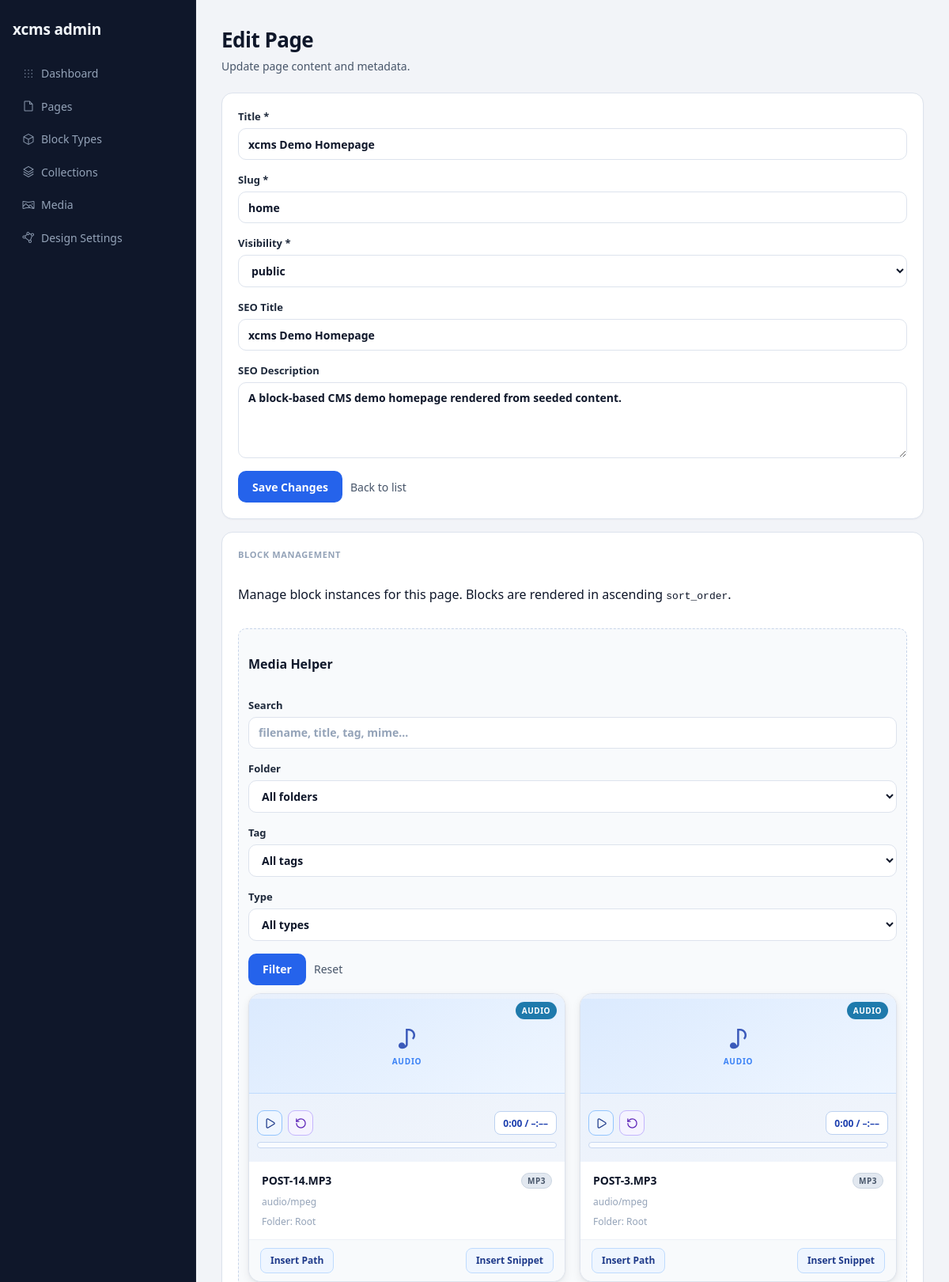
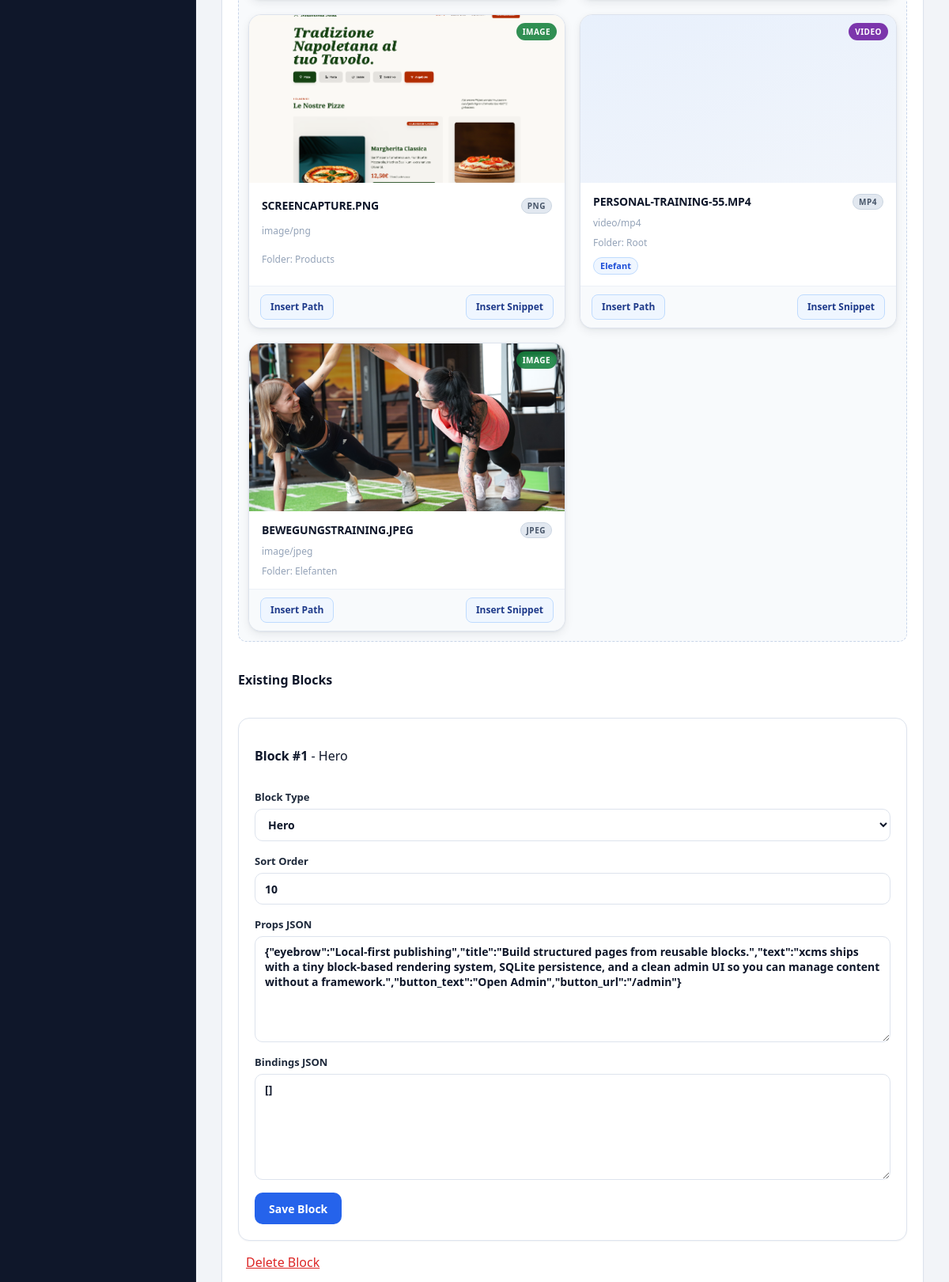
Page /admin/pages/1/edit (upper part) on the committed database (2 pictures, top to bottom).
### tables this page shows
CREATE TABLE pages (
    id INTEGER PRIMARY KEY AUTOINCREMENT,
    slug TEXT NOT NULL,
    title TEXT NOT NULL,
    description TEXT,
    visibility TEXT NOT NULL DEFAULT 'draft' CHECK (visibility IN ('public', 'private', 'draft')),
    seo_title TEXT,
    seo_description TEXT,
    created_at TEXT NOT NULL,
    updated_at TEXT NOT NULL
);

CREATE TABLE media (
    id INTEGER PRIMARY KEY AUTOINCREMENT,
    title TEXT NOT NULL,
    alt_text TEXT,
    original_name TEXT NOT NULL,
    filename TEXT NOT NULL,
    mime_type TEXT NOT NULL,
    extension TEXT NOT NULL,
    size_bytes INTEGER NOT NULL,
    storage_path TEXT NOT NULL,
    public_url TEXT NOT NULL,
    width INTEGER,
    height INTEGER,
    created_at TEXT NOT NULL,
    updated_at TEXT NOT NULL
, folder_id INTEGER NULL, stored_name TEXT, file_size INTEGER, path TEXT, type TEXT, copyright_text TEXT, copyright_author TEXT, license_name TEXT, license_url TEXT, source_url TEXT, attribution_required INTEGER NOT NULL DEFAULT 0, usage_notes TEXT);

CREATE TABLE page_blocks (
    id INTEGER PRIMARY KEY AUTOINCREMENT,
    page_id INTEGER NOT NULL,
    block_type_id INTEGER NOT NULL,
    sort_order INTEGER NOT NULL DEFAULT 0,
    props_json TEXT NOT NULL DEFAULT '{}',
    bindings_json TEXT NOT NULL DEFAULT '{}',
    created_at TEXT NOT NULL,
    updated_at TEXT NOT NULL,
    FOREIGN KEY (page_id) REFERENCES pages (id) ON DELETE CASCADE,
    FOREIGN KEY (block_type_id) REFERENCES block_types (id) ON DELETE RESTRICT
);

CREATE TABLE block_types (
    id INTEGER PRIMARY KEY AUTOINCREMENT,
    name TEXT NOT NULL,
    key TEXT NOT NULL,
    description TEXT,
    html_template TEXT NOT NULL,
    css_template TEXT,
    js_template TEXT,
    created_at TEXT NOT NULL,
    updated_at TEXT NOT NULL
);

### app/Views/admin/pages/edit.php (the view, shortened to what the rows shown need)
<section class="admin-page-header">
    <h2>Edit Page</h2>
</section>
<section class="admin-grid">
    <form method="post" action="/admin/pages/<?= (int) $page->id ?>/edit" class="stat-card admin-form">
        <label>
            Title *
            <input type="text" name="title" value="<?= htmlspecialchars((string) ($form['title'] ?? ''), ENT_QUOTES | ENT_SUBSTITUTE, 'UTF-8') ?>" required>
        </label>
        <label>
            Slug *
            <input type="text" name="slug" value="<?= htmlspecialchars((string) ($form['slug'] ?? ''), ENT_QUOTES | ENT_SUBSTITUTE, 'UTF-8') ?>" required>
        </label>
        <label>
            Visibility *
            <select name="visibility" required>
                <?php $visibility = (string) ($form['visibility'] ?? 'draft'); ?>
                <option value="public" <?= $visibility === 'public' ? 'selected' : '' ?>>public</option>
            </select>
        </label>
        <label>
            SEO Title
            <input type="text" name="seo_title" value="<?= htmlspecialchars((string) ($form['seo_title'] ?? ''), ENT_QUOTES | ENT_SUBSTITUTE, 'UTF-8') ?>">
        </label>
        <label>
            SEO Description
            <textarea name="seo_description" rows="4"><?= htmlspecialchars((string) ($form['seo_description'] ?? ''), ENT_QUOTES | ENT_SUBSTITUTE, 'UTF-8') ?></textarea>
        </label>
    </form>
    <section class="stat-card admin-form">
        <div class="media-helper" data-media-helper>
            <?php if (!empty($mediaItems)): ?>
                <div class="media-manager-grid media-helper-grid" role="list">
                    <?php foreach ($mediaItems as $media): ?>
                        <?php
                        $type = strtolower((string) ($media->type ?? 'document'));
                        $isImage = $media->isImage();
                        $isVideo = $media->isVideo();
                        $isAudio = method_exists($media, 'isAudio') && $media->isAudio();
                        $isPdf = strtolower((string) ($media->extension ?? '')) === 'pdf';
                        $tagNames = [];
                        foreach (($media->tags ?? []) as $tag) {
                            if (is_object($tag) && property_exists($tag, 'name')) {
                                $name = trim((string) $tag->name);
                                if ($name !== '') {
                                    $tagNames[] = $name;
                                }
                            }
                        }
                        $snippet = json_encode([
                            'media' => [
                                'path' => $media->path,
                                'filename' => $media->filename,
                                'type' => $media->type,
                            ],
                        ], JSON_UNESCAPED_SLASHES);
                        $path = (string) ($media->path ?? '');
                        $filename = (string) ($media->filename ?? '');
                        $mimeType = (string) ($media->mime_type ?? 'unknown');
                        $folderName = (string) ($media->folder_name ?? 'Root');
                        $badgeClass = 'media-type-badge media-type-' . $type;
                        ?>
                        <article class="media-manager-card media-helper-card" role="listitem" data-media-item data-media-type="<?= htmlspecialchars($type, ENT_QUOTES | ENT_SUBSTITUTE, 'UTF-8') ?>">
                            <div class="media-manager-preview">
                                <?php if ($isImage): ?>
                                    <img src="<?= htmlspecialchars($path, ENT_QUOTES | ENT_SUBSTITUTE, 'UTF-8') ?>" alt="<?= htmlspecialchars($filename, ENT_QUOTES | ENT_SUBSTITUTE, 'UTF-8') ?>" loading="lazy">
                                <?php elseif ($isVideo): ?>
                                    <video class="media-manager-video" src="<?= htmlspecialchars($path, ENT_QUOTES | ENT_SUBSTITUTE, 'UTF-8') ?>" muted preload="metadata" playsinline aria-label="Video preview"></video>
                                <?php elseif ($isAudio): ?>
                                    <div class="media-manager-audio-preview" aria-hidden="true">
                                        <span class="media-audio-icon">♪</span>
                                        <span class="media-audio-label">Audio</span>
                                    </div>
                                        <div class="media-audio-controls">
                                            <div class="media-audio-top">
                                                <div class="media-audio-buttons">
                                                    <button type="button" class="media-audio-btn media-audio-btn-start" data-audio-toggle aria-label="Play">
                                                        <span data-audio-icon-play>
                                                            <svg fill="none" stroke="currentColor" stroke-linecap="round" stroke-linejoin="round" stroke-width="2" class="lucide lucide-play-icon lucide-play" viewBox="0 0 24 24" aria-hidden="true" focusable="false">
                                                                <path d="M5 5a2 2 0 0 1 3-1.73l12 7a2 2 0 0 1 0 3.46l-12 7A2 2 0 0 1 5 19z"/>
                                                            </svg>
                                                        </span>
                                                    </button>
                                                    <button type="button" class="media-audio-btn media-audio-btn-restart" data-audio-restart hidden aria-label="Neu starten">
                                                        <svg fill="none" stroke="currentColor" stroke-linecap="round" stroke-linejoin="round" stroke-width="2" class="lucide lucide-rotate-ccw-icon lucide-rotate-ccw" viewBox="0 0 24 24" aria-hidden="true" focusable="false">
                                                            <path d="M3 12a9 9 0 1 0 9-9 9.8 9.8 0 0 0-6.74 2.74L3 8"/>
                                                            <path d="M3 3v5h5"/>
                                                        </svg>
                                                    </button>
                                                </div>
                                                <span class="media-audio-duration" data-audio-duration>0:00 / –:––</span>
                                            </div>
                                            <div class="media-audio-progress" role="progressbar" aria-label="Audio Fortschritt" aria-valuemin="0" aria-valuemax="100" aria-valuenow="0" data-audio-progress>
                                            </div>
                                        </div>
                                <?php elseif ($isPdf): ?>
                                    <div class="media-manager-doc-preview media-manager-doc-pdf" aria-label="PDF preview">PDF</div>
                                <?php else: ?>
                                    <div class="media-manager-doc-preview" aria-label="Document preview"><?= htmlspecialchars(strtoupper((string) ($media->extension ?? 'FILE')), ENT_QUOTES | ENT_SUBSTITUTE, 'UTF-8') ?></div>
                                <?php endif; ?>
                                <span class="<?= htmlspecialchars($badgeClass, ENT_QUOTES | ENT_SUBSTITUTE, 'UTF-8') ?>"><?= htmlspecialchars(ucfirst($type), ENT_QUOTES | ENT_SUBSTITUTE, 'UTF-8') ?></span>
                            </div>
                            <div class="media-manager-body">
                                <div class="media-manager-title-row">
                                    <h3 title="<?= htmlspecialchars($filename, ENT_QUOTES | ENT_SUBSTITUTE, 'UTF-8') ?>"><?= htmlspecialchars($filename, ENT_QUOTES | ENT_SUBSTITUTE, 'UTF-8') ?></h3>
                                    <span class="media-ext-pill"><?= htmlspecialchars(strtoupper((string) ($media->extension ?? 'FILE')), ENT_QUOTES | ENT_SUBSTITUTE, 'UTF-8') ?></span>
                                </div>
                                <p class="media-manager-meta"><?= htmlspecialchars($mimeType, ENT_QUOTES | ENT_SUBSTITUTE, 'UTF-8') ?></p>
                                <p class="media-manager-meta">Folder: <?= htmlspecialchars($folderName, ENT_QUOTES | ENT_SUBSTITUTE, 'UTF-8') ?></p>
                                <?php if ($tagNames !== []): ?>
                                    <ul class="media-tag-chips" aria-label="Tags">
                                        <?php foreach ($tagNames as $tagName): ?>
                                            <li><?= htmlspecialchars($tagName, ENT_QUOTES | ENT_SUBSTITUTE, 'UTF-8') ?></li>
                                        <?php endforeach; ?>
                                    </ul>
                                <?php endif; ?>
                            </div>
                            <div class="media-manager-actions">
                                <button type="button" class="media-action-main" data-insert-value="<?= htmlspecialchars($path, ENT_QUOTES | ENT_SUBSTITUTE, 'UTF-8') ?>">Insert Path</button>
                                <button type="button" class="media-action-main" data-insert-value="<?= htmlspecialchars((string) $snippet, ENT_QUOTES | ENT_SUBSTITUTE, 'UTF-8') ?>">Insert Snippet</button>
                            </div>
                        </article>
                    <?php endforeach; ?>
                </div>
            <?php else: ?>
                <p class="helper-text">No media items found for the selected filter.</p>
            <?php endif; ?>
        </div>
        <?php if (empty($pageBlocks)): ?>
            <p>No blocks added yet.</p>
        <?php else: ?>
            <?php foreach ($pageBlocks as $pageBlock): ?>
                <?php
                $blockType = $blockTypeMap[(int) $pageBlock->block_type_id] ?? null;
                ?>
                <form method="post" action="/admin/pages/<?= (int) $page->id ?>/edit" class="stat-card admin-form">
                    <p>
                        <strong>Block #<?= (int) $pageBlock->id ?></strong>
                        <?php if ($blockType !== null): ?>
                            <span> - <?= htmlspecialchars((string) $blockType->name, ENT_QUOTES | ENT_SUBSTITUTE, 'UTF-8') ?></span>
                        <?php endif; ?>
                    </p>
                    <label>
                        Block Type
                        <select name="block_type_id" required>
                            <?php foreach ($blockTypes as $type): ?>
                                <option value="<?= (int) $type->id ?>" <?= (int) $type->id === (int) $pageBlock->block_type_id ? 'selected' : '' ?>>
                                    <?= htmlspecialchars((string) $type->name, ENT_QUOTES | ENT_SUBSTITUTE, 'UTF-8') ?>
                                </option>
                            <?php endforeach; ?>
                        </select>
                    </label>
                    <label>
                        Sort Order
                        <input type="number" name="sort_order" value="<?= (int) $pageBlock->sort_order ?>" required>
                    </label>
                    <label>
                        Props JSON
                        <textarea name="props_json" rows="6"><?= htmlspecialchars((string) $pageBlock->props_json, ENT_QUOTES | ENT_SUBSTITUTE, 'UTF-8') ?></textarea>
                    </label>
                    <label>
                        Bindings JSON
                        <textarea name="bindings_json" rows="6"><?= htmlspecialchars((string) $pageBlock->bindings_json, ENT_QUOTES | ENT_SUBSTITUTE, 'UTF-8') ?></textarea>
                    </label>
                    <div class="form-actions">
                        <button type="submit">Save Block</button>
                    </div>
                </form>
                <form method="post" action="/admin/pages/<?= (int) $page->id ?>/edit" class="inline-form" onsubmit="return confirm('Delete this block instance?');">
                    <button type="submit" class="link-button">Delete Block</button>
                </form>
            <?php endforeach; ?>
        <?php endif; ?>
    </section>
</section>

### rows in the picture
pages: title "xcms Demo Homepage", slug "home", visibility "public", seo_title "xcms Demo Homepage", seo_description "A block-based CMS demo homepage rendered from seeded content."
media: type "AUDIO", filename "POST-14.MP3", extension "MP3", mime_type "audio/mpeg", folderName "Root"
media: type "AUDIO", filename "POST-3.MP3", extension "MP3", mime_type "audio/mpeg", folderName "Root"
media: path (picture), type "IMAGE", filename "SCREENCAPTURE.PNG", extension "PNG", mime_type "image/png", folderName "Products"
media: type "VIDEO", filename "PERSONAL-TRAINING-55.MP4", extension "MP4", mime_type "video/mp4", folderName "Root", tagName "Elefant"
media: path (picture), type "IMAGE", filename "BEWEGUNGSTRAINING.JPEG", extension "JPEG", mime_type "image/jpeg", folderName "Elefanten"
page_blocks: id "1", block_type.name "Hero", block_type_id "Hero", sort_order "10", props_json "{\"eyebrow\":\"Local-first publishing\",\"title\":\"Build structured pages from reusable blocks.\",\"text\":\"xcms ships with a tiny block-based rendering system, SQLite persistence, and a clean admin UI so you can manage content without a framework.\",\"button_text\":\"Open Admin\",\"button_url\":\"/admin\"}", bindings_json "[]"
